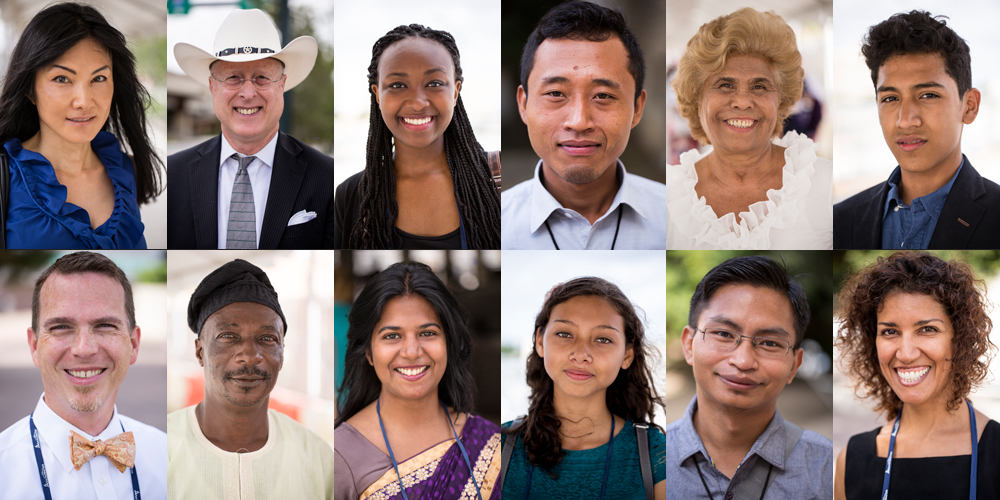
#> input picture 07 Reconocimiento Facial/gays.jpg, 1000 x 500 px
$ python detectarostro.py
#> lines starting #> are read from the running program, lines starting #| are printed output that depends on the picture; after the words box and inside, x2 and y2 are one past the last pixel; in counts of white or black regions, pixels touching at a corner belong together
import cv2
import numpy as np

detectarostro = cv2.CascadeClassifier("haarcascade_frontalface_default.xml")

##Detecta sobre imagen o foto
foto = cv2.imread('gays.jpg')
#> foto is the input picture: shape (500, 1000, 3); mean B, G, R 119.2, 123.9, 142.2

#Cambiar a escala de gris
gris = cv2.cvtColor(foto, cv2.COLOR_BGR2GRAY)
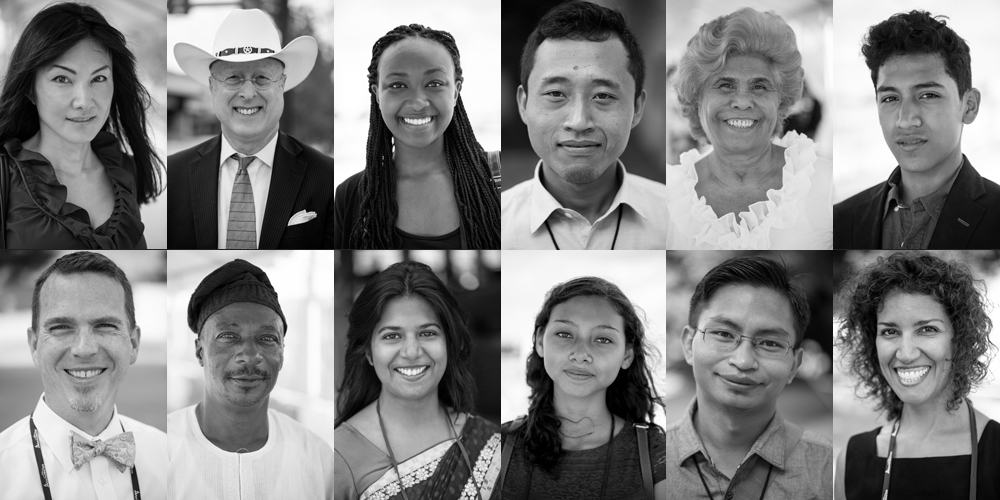
#> gris: shape (500, 1000); min 0, max 255, mean 128.8

#Variable y Funicon para deteccion de rostros
caras = detectarostro.detectMultiScale(gris,
scaleFactor = 1.2,
minNeighbors = 5,
minSize=(30,30),
maxSize=(0,200))
#> caras = [[365, 302, 87, 87], [30, 44, 98, 98], [207, 49, 82, 82], [698, 50, 94, 94], [858, 57, 105, 105], [861, 293, 98, 98], [369, 45, 98, 98], [534, 301, 100, 100], [199, 304, 95, 95], [509, 39, 143, 143], [24, 279, 123, 123], [683, 288, 130, 130]]

#Dibujar los rostros detectados
for (x1,y1,x2,y2) in caras:
    cv2.rectangle(foto, (x1,y1), (x1+x2, y1+y2), (255,255,255), 2)
#> this loop made 12 passes
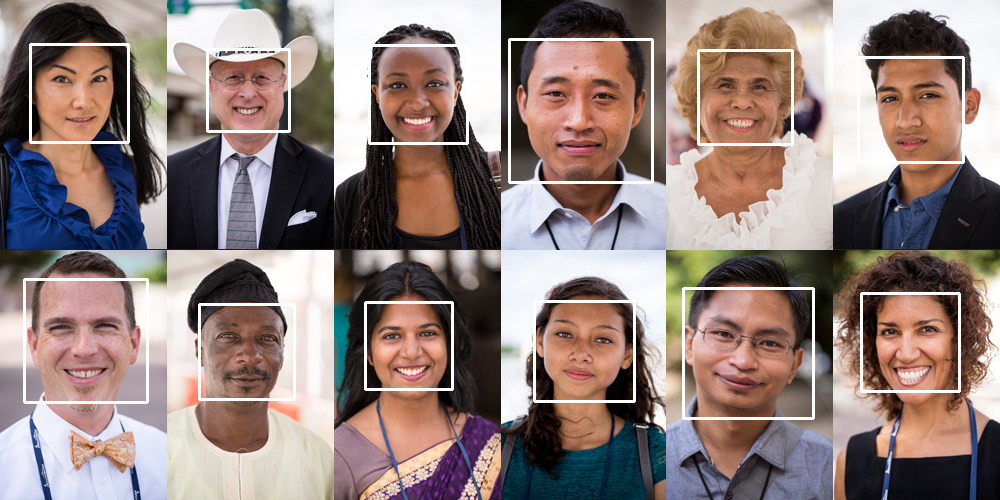
#> foto: shape (500, 1000, 3); 2.99% of pixels changed, all inside (x1, y1, x2, y2) = (23, 38, 965, 420)

#Mostrar la imagen
cv2.imshow('Imagen Detectada', foto)
cv2.waitKey(0)
cv2.destroyAllWindows()

$ run again, with 07 Reconocimiento Facial/amigos2.jpg copied over 07 Reconocimiento Facial/gays.jpg
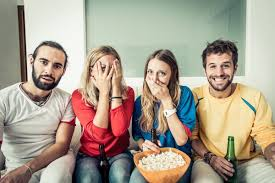
#> input picture 07 Reconocimiento Facial/amigos2.jpg, 275 x 183 px
#> foto is the input picture: shape (183, 275, 3); mean B, G, R 141.9, 158, 169.8
#> `gris = cv2.cvtColor(foto, cv2.COLOR_BGR2GRAY)`:
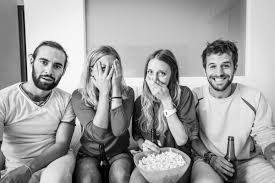
#> gris: shape (183, 275); min 0, max 255, mean 159.7
#> caras = [[27, 47, 45, 45], [200, 51, 40, 40]]
#> the loop `for (x1,y1,x2,y2) in caras:` made 2 passes
#> after the loop `for (x1,y1,x2,y2) in caras:`:
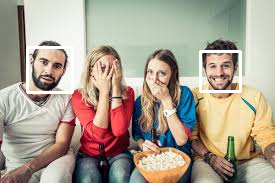
#> foto: shape (183, 275, 3); 2.01% of pixels changed, all inside (x1, y1, x2, y2) = (26, 46, 242, 94)

$ run again, with 07 Reconocimiento Facial/amigos3.jpg copied over 07 Reconocimiento Facial/gays.jpg
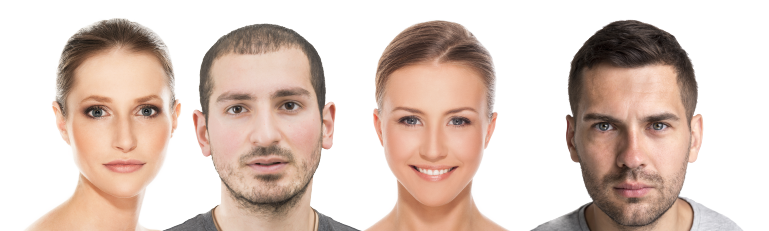
#> input picture 07 Reconocimiento Facial/amigos3.jpg, 769 x 231 px
#> foto is the input picture: shape (231, 769, 3); mean B, G, R 191.4, 200.8, 219.3
#> `gris = cv2.cvtColor(foto, cv2.COLOR_BGR2GRAY)`:
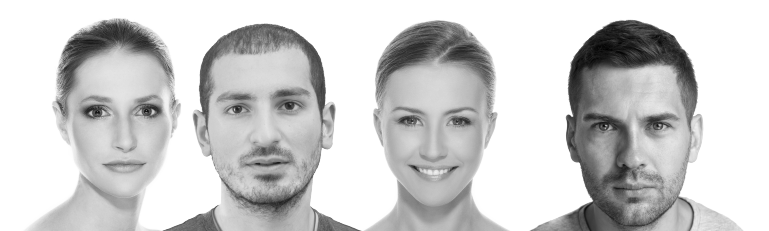
#> gris: shape (231, 769); min 0, max 255, mean 205.3
#> caras = [[50, 57, 144, 144], [366, 69, 134, 134], [567, 76, 130, 130], [188, 46, 152, 152]]
#> the loop `for (x1,y1,x2,y2) in caras:` made 4 passes
#> after the loop `for (x1,y1,x2,y2) in caras:`:
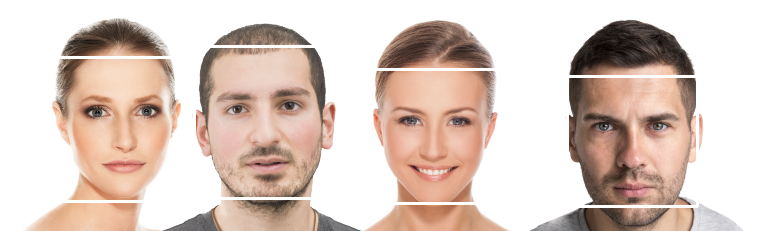
#> foto: shape (231, 769, 3); 1.66% of pixels changed, all inside (x1, y1, x2, y2) = (51, 45, 699, 208)

$ run again, with 07 Reconocimiento Facial/negritos.jpg copied over 07 Reconocimiento Facial/gays.jpg
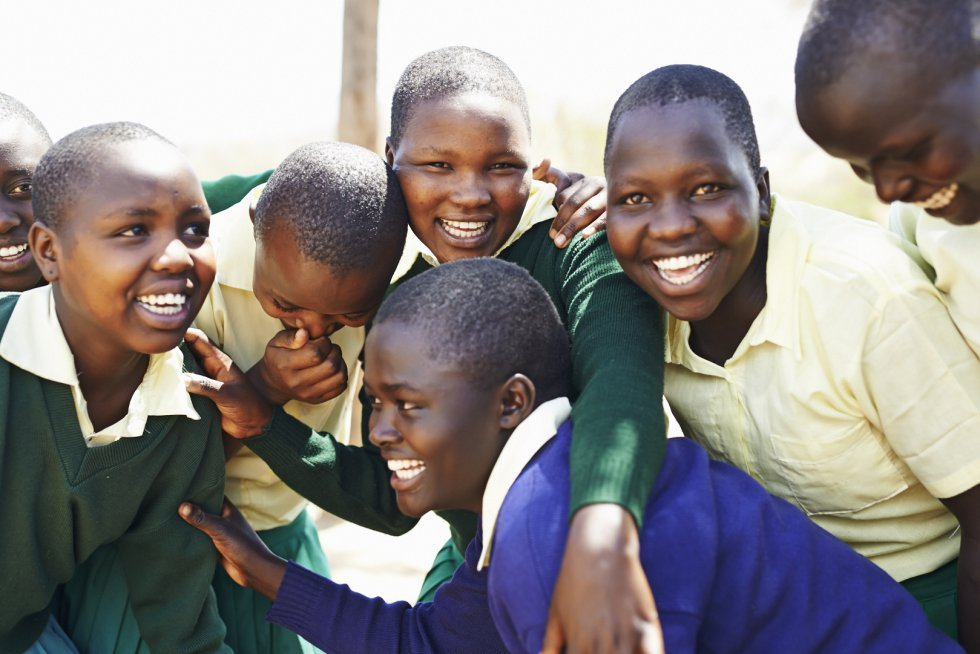
#> input picture 07 Reconocimiento Facial/negritos.jpg, 980 x 654 px
#> foto is the input picture: shape (654, 980, 3); mean B, G, R 130.9, 131.8, 137.4
#> `gris = cv2.cvtColor(foto, cv2.COLOR_BGR2GRAY)`:
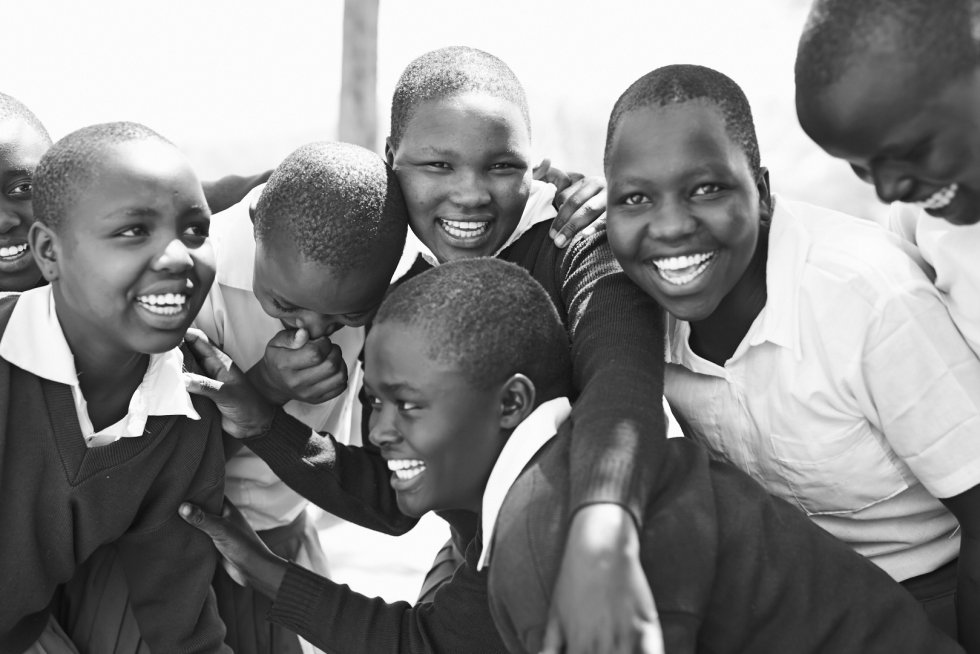
#> gris: shape (654, 980); min 5, max 255, mean 133.4
#> caras = [[218, 459, 70, 70]]
#> the loop `for (x1,y1,x2,y2) in caras:` made 1 pass
#> after the loop `for (x1,y1,x2,y2) in caras:`:
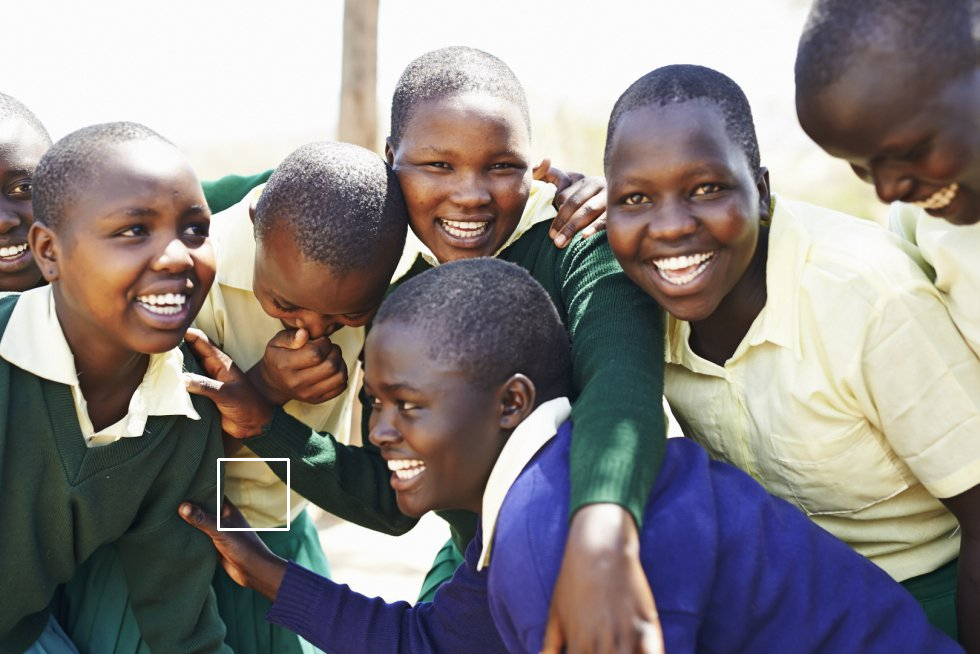
#> foto: shape (654, 980, 3); 0.13% of pixels changed, all inside (x1, y1, x2, y2) = (217, 458, 290, 531)
